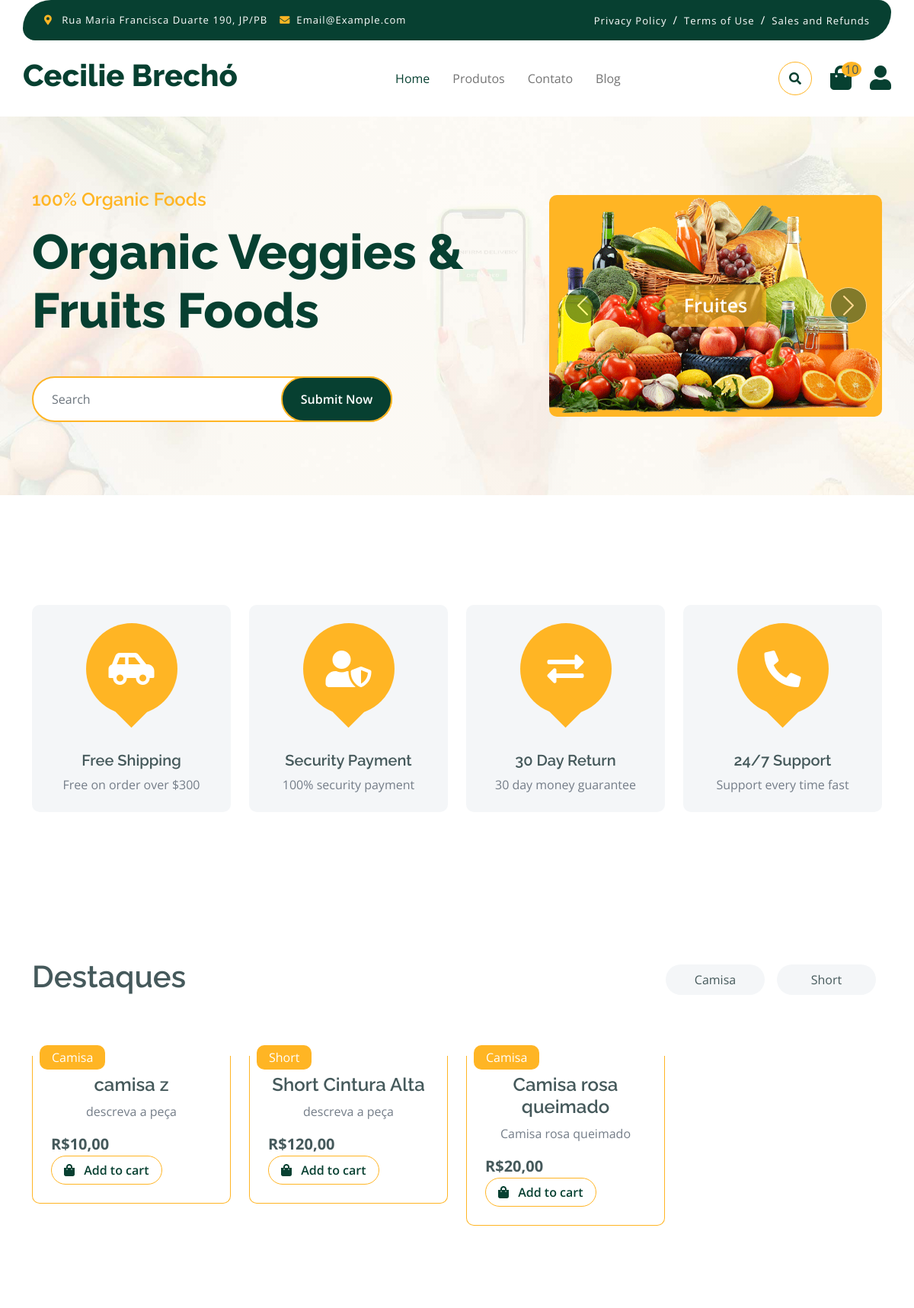
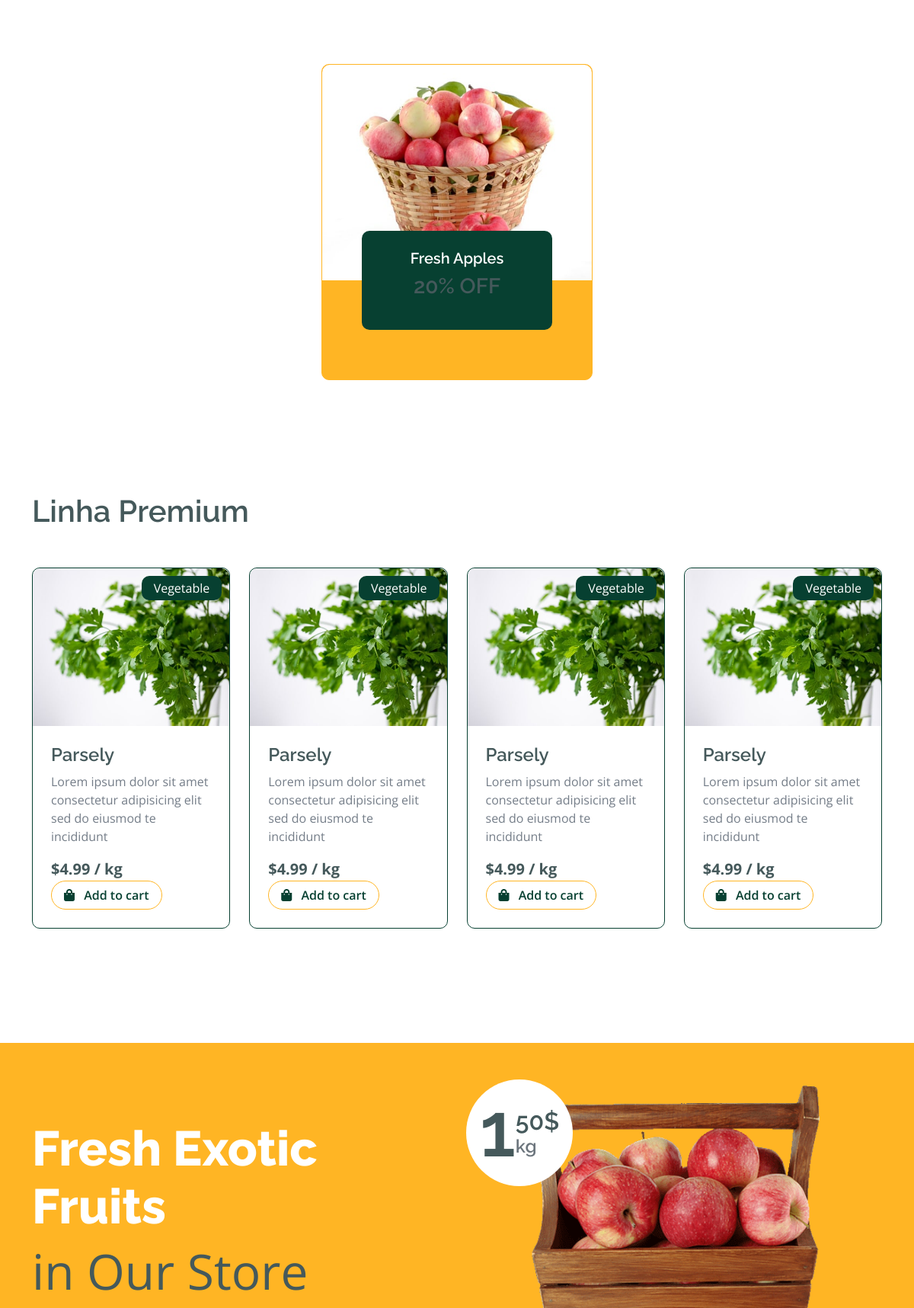
The page / (upper part) on the database its author committed (2 pictures, top to bottom).
### produto/models.py (models this page shows, shortened)
class Categoria(models.Model):
    nome = models.CharField(max_length=50)
    def __str__(self):
        return self.nome

class Produto(models.Model):
    categoria = models.ForeignKey(Categoria, on_delete=models.CASCADE)
    nome = models.CharField(max_length=100)
    descricao = models.CharField(max_length=255, default='descreva a peça')
    disponivel = models.BooleanField(default=True)
    destaque = models.BooleanField(default=False)
    promo = models.BooleanField(default=False)
    mais_vendido = models.BooleanField(default=False)
    valor = models.DecimalField(max_digits=10, decimal_places=2)  # Usar DecimalField é melhor para preços
    quantidade = models.PositiveIntegerField(blank=True, null=True, default=1)  # Litros devem ser um valor positivo
    imagem = models.ImageField(upload_to='produtos')
    tamanho = models.CharField(max_length=3)

### main/views.py (the view)
# urls.py: path('', IndexView.as_view(), name='home'),
class IndexView(TemplateView):
    template_name = 'index.html'
    method_decorator(cache_page(60 * 60 * 24))
    def get(self,request):
        produtos = Produto.objects.filter(destaque=True).order_by('-id')
        mais_vendidos = Produto.objects.filter(mais_vendido=True).order_by('-id')
        categorias = Categoria.objects.all().order_by('-id')
        context = {'destaques':produtos,'categorias':categorias,'mais_vendidos':mais_vendidos,'quantidade':10}
        return render(request, self.template_name, context)

### templates/index.html (shortened to what this page needs)
{%extends 'base.html'%}
{% block 'content'%}
        {%include  'parciais/nav_bar.html' with quantidade=quantidade%}
        {%include  'parciais/hero_start.html'%}
        {%include  'parciais/vantagens.html'%}
        {%include  'parciais/principais_produtos.html'%}
        {%include  'parciais/produtos_desconto.html'%}
        {%include  'parciais/produtos_categoria_unica.html'%}
        {%include  'parciais/banner_meio.html'%}
{%endblock%}

### templates/parciais/principais_produtos.html (shortened to what this page needs)
<div class="container-fluid fruite py-5">
    <div class="container py-5">
        <div class="tab-class text-center">
            <div class="row g-4">
                <div class="col-lg-4 text-start">
                    <h1>Destaques</h1>
                </div>
                <div class="col-lg-8 text-end">
                    <ul class="nav nav-pills d-inline-flex text-center mb-5">
                        {% for categoria in categorias %}
                            <li class="nav-item">
                                <a class="d-flex m-2 py-2 bg-light rounded-pill" data-bs-toggle="pill" href="#tab-1" hx-post="{% url 'filter' categoria.id %}" hx-trigger="click" hx-target="#resultados">
                                    <span class="text-dark" style="width: 130px;">{{ categoria.nome }}</span>
                                </a>
                            </li>
                        {% endfor %}
                    </ul>
                </div>
            </div>
            <div class="tab-content">
                <div id="tab-1" class="tab-pane fade show p-0 active">
                    <div class="row g-4">
                        <div class="col-lg-12">
                            <div class="row g-4"id="resultados">
                                {% include 'parciais/destaques.html'%}
                            </div>
                        </div>
                    </div>
                </div>
            </div>
        </div>
    </div>
</div>

### templates/parciais/destaques.html (shortened to what this page needs)
{% for destaque in destaques %}
    <div class="col-md-6 col-lg-4 col-xl-3">
        <div class="rounded position-relative fruite-item">
            <div class="fruite-img">
            </div>
            <div class="text-white bg-secondary px-3 py-1 rounded position-absolute" style="top: 10px; left: 10px;">{{destaque.categoria}}</div>
            <div class="p-4 border border-secondary border-top-0 rounded-bottom">
                <h4>{{destaque.nome}}</h4>
                <p>{{destaque.descricao}}</p>
                <div class="d-flex justify-content-between flex-lg-wrap">
                    <p class="text-dark fs-5 fw-bold mb-0">R${{destaque.valor}}</p>
                    <a href="#" class="btn border border-secondary rounded-pill px-3 text-primary"><i class="fa fa-shopping-bag me-2 text-primary"></i> Add to cart</a>
                </div>
            </div>
        </div>
    </div>
{%endfor%}

### static/css/style.css (style rules this page uses)
.btn { font-weight: 600; transition: .5s; }
.btn.border-secondary { transition: 0.5s; }
.fruite .fruite-item { height: 100%; transition: 0.5s; }
.fruite .fruite-item .fruite-img { overflow: hidden; transition: 0.5s; border-radius: 10px 10px 0 0; }

### rows shown on the page
Categoria: nome "Camisa"
Categoria: nome "Short"
Produto: categoria "Camisa", nome "camisa z", descricao "descreva a peça", valor "10,00"
Produto: categoria "Short", nome "Short Cintura Alta", descricao "descreva a peça", valor "120,00"
Produto: categoria "Camisa", nome "Camisa rosa queimado", descricao "Camisa rosa queimado", valor "20,00"

### other values the page prints
{{ quantidade }} "10"
